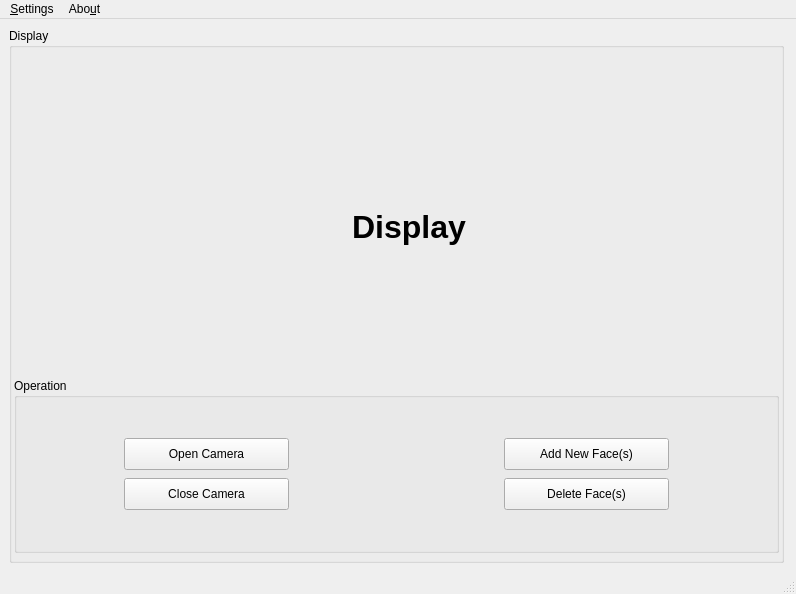
<?xml version="1.0" encoding="UTF-8"?>
<ui version="4.0">
 <class>MainWindow</class>
 <widget class="QMainWindow" name="MainWindow">
  <property name="geometry">
   <rect>
    <x>0</x>
    <y>0</y>
    <width>796</width>
    <height>594</height>
   </rect>
  </property>
  <property name="windowTitle">
   <string>MainWindow</string>
  </property>
  <widget class="QWidget" name="centralwidget">
   <widget class="QGroupBox" name="groupBox">
    <property name="geometry">
     <rect>
      <x>9</x>
      <y>9</y>
      <width>775</width>
      <height>535</height>
     </rect>
    </property>
    <property name="title">
     <string>Display</string>
    </property>
    <widget class="QWidget" name="widget_ShowImg" native="true">
     <property name="geometry">
      <rect>
       <x>70</x>
       <y>60</y>
       <width>660</width>
       <height>280</height>
      </rect>
     </property>
     <property name="minimumSize">
      <size>
       <width>660</width>
       <height>280</height>
      </size>
     </property>
     <property name="maximumSize">
      <size>
       <width>660</width>
       <height>280</height>
      </size>
     </property>
     <layout class="QGridLayout" name="gridLayout_2">
      <item row="0" column="0">
       <widget class="QLabel" name="label_CameraShow">
        <property name="enabled">
         <bool>true</bool>
        </property>
        <property name="minimumSize">
         <size>
          <width>320</width>
          <height>240</height>
         </size>
        </property>
        <property name="maximumSize">
         <size>
          <width>320</width>
          <height>240</height>
         </size>
        </property>
        <property name="text">
         <string>&lt;html&gt;&lt;head/&gt;&lt;body&gt;&lt;p align=&quot;center&quot;&gt;&lt;span style=&quot; font-size:24pt; font-weight:600;&quot;&gt;Display&lt;/span&gt;&lt;/p&gt;&lt;/body&gt;&lt;/html&gt;</string>
        </property>
       </widget>
      </item>
     </layout>
    </widget>
    <widget class="QGroupBox" name="groupBox_Operation">
     <property name="geometry">
      <rect>
       <x>5</x>
       <y>350</y>
       <width>765</width>
       <height>175</height>
      </rect>
     </property>
     <property name="title">
      <string>Operation</string>
     </property>
     <widget class="QPushButton" name="pushButton_OpenCamera">
      <property name="geometry">
       <rect>
        <x>110</x>
        <y>60</y>
        <width>165</width>
        <height>32</height>
       </rect>
      </property>
      <property name="text">
       <string>Open Camera</string>
      </property>
     </widget>
     <widget class="QPushButton" name="pushButton_CloseCamera">
      <property name="geometry">
       <rect>
        <x>110</x>
        <y>100</y>
        <width>165</width>
        <height>32</height>
       </rect>
      </property>
      <property name="text">
       <string>Close Camera</string>
      </property>
     </widget>
     <widget class="QPushButton" name="pushButton_AddNewFaces">
      <property name="geometry">
       <rect>
        <x>490</x>
        <y>60</y>
        <width>165</width>
        <height>32</height>
       </rect>
      </property>
      <property name="text">
       <string>Add New Face(s)</string>
      </property>
     </widget>
     <widget class="QPushButton" name="pushButton_DeleteFaces">
      <property name="geometry">
       <rect>
        <x>490</x>
        <y>100</y>
        <width>165</width>
        <height>32</height>
       </rect>
      </property>
      <property name="text">
       <string>Delete Face(s)</string>
      </property>
     </widget>
    </widget>
   </widget>
  </widget>
  <widget class="QMenuBar" name="menubar">
   <property name="geometry">
    <rect>
     <x>0</x>
     <y>0</y>
     <width>796</width>
     <height>28</height>
    </rect>
   </property>
   <widget class="QMenu" name="menuSettings">
    <property name="title">
     <string>&amp;Settings</string>
    </property>
    <addaction name="actionPreferencs"/>
   </widget>
   <widget class="QMenu" name="menuAbout">
    <property name="title">
     <string>Abo&amp;ut</string>
    </property>
    <addaction name="actionAbout_Face_Recognition"/>
    <addaction name="actionAbout_Qt"/>
   </widget>
   <addaction name="menuSettings"/>
   <addaction name="menuAbout"/>
  </widget>
  <widget class="QStatusBar" name="statusbar"/>
  <action name="actionPreferencs">
   <property name="text">
    <string>&amp;Preferencs</string>
   </property>
  </action>
  <action name="actionAbout_Face_Recognition">
   <property name="text">
    <string>&amp;About Face Recognition</string>
   </property>
  </action>
  <action name="actionAbout_Qt">
   <property name="text">
    <string>About &amp;Qt</string>
   </property>
  </action>
 </widget>
 <resources/>
 <connections/>
</ui>
